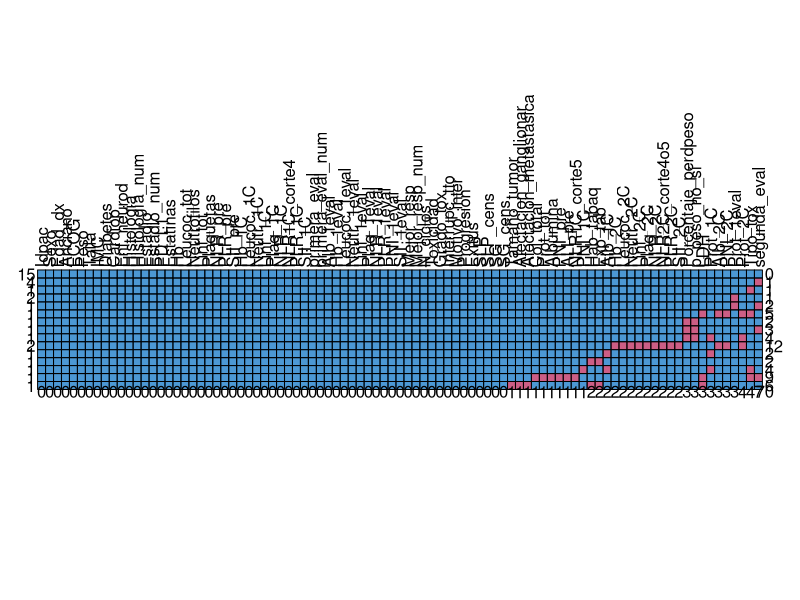
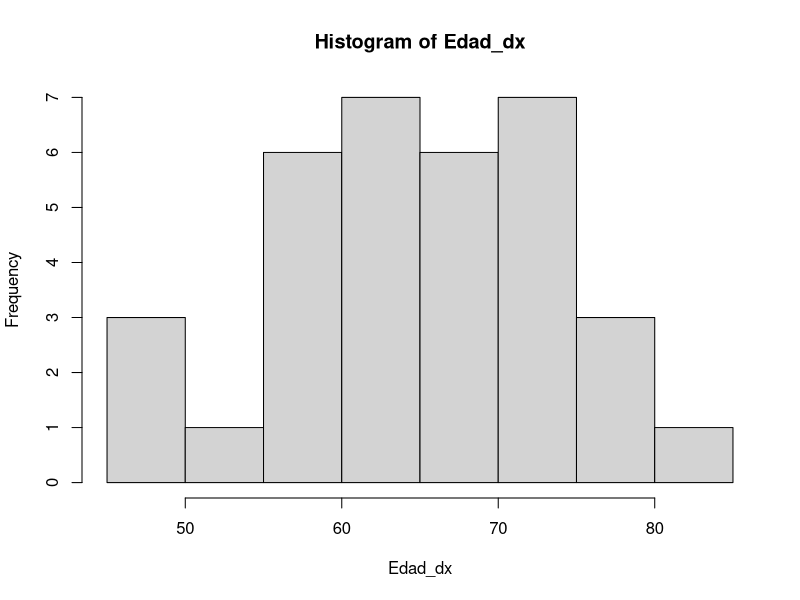
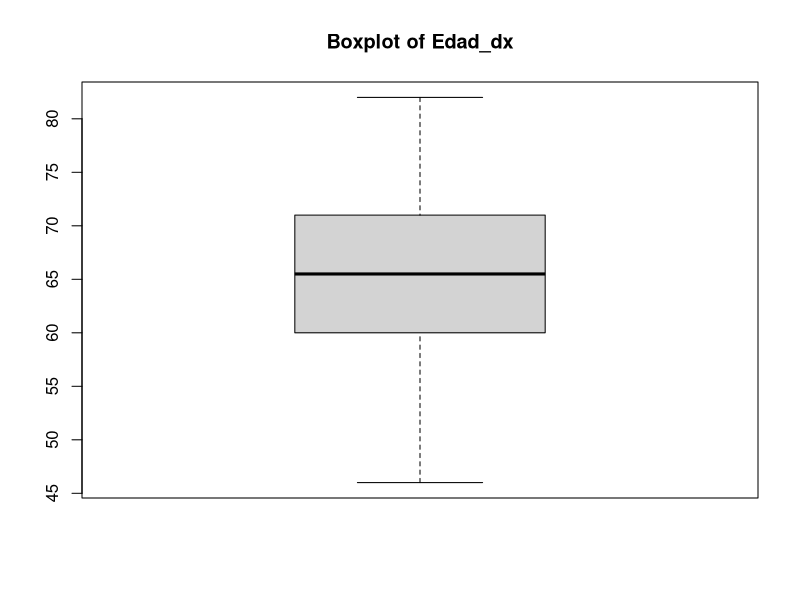
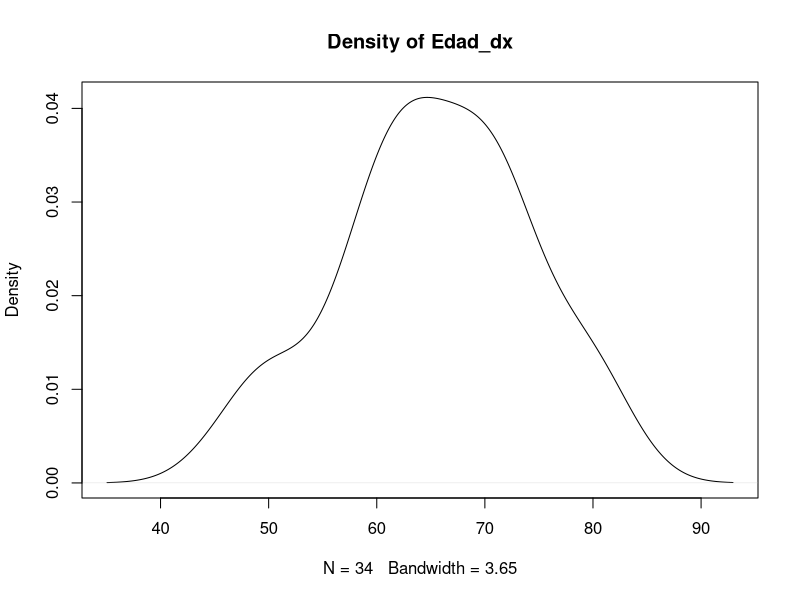
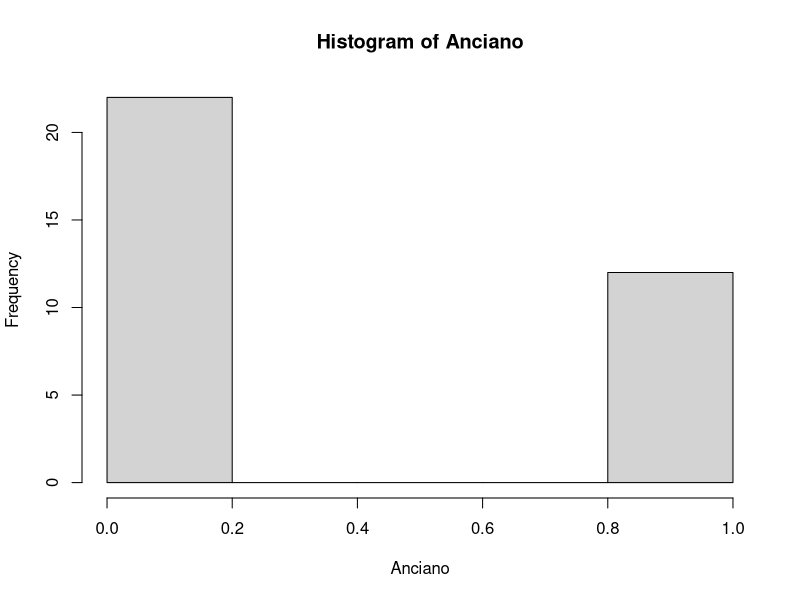
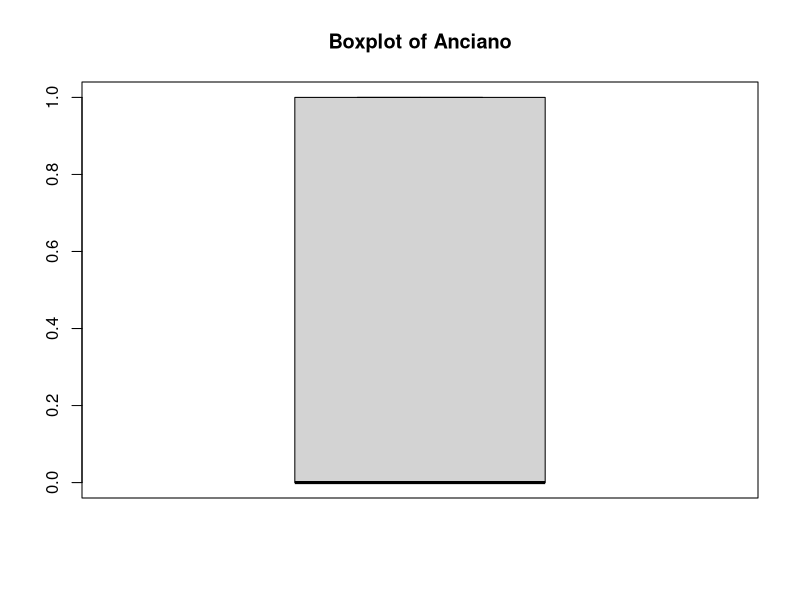
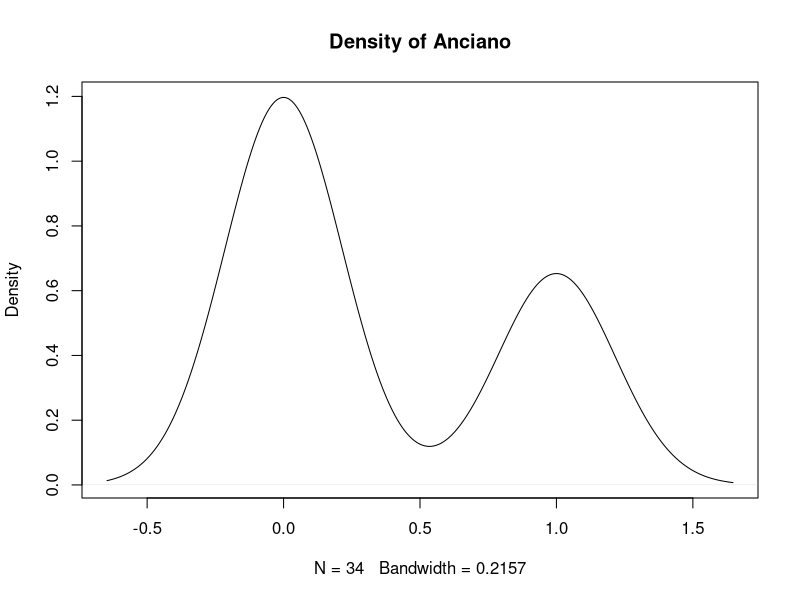
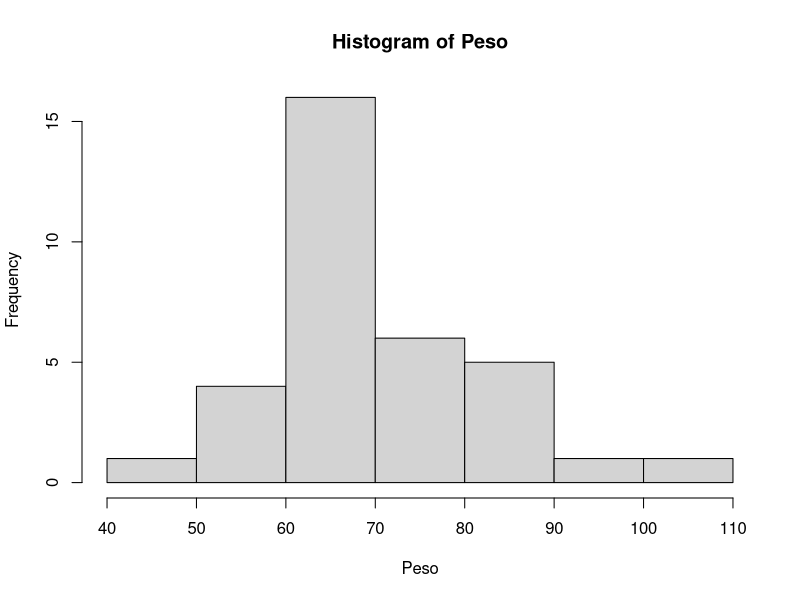

The R source for these figures, in order:
## ---- chunk 1
knitr::opts_chunk$set(echo = TRUE, cache = TRUE, self_contained = FALSE)
library(readxl)
library(mice)
library(dplyr)
library(tidyr)
library(openxlsx)
## ---- chunk 2
datos <- read_excel("Base_Pembro_1L_febrero_24__v2.xlsx", sheet = "datos")
## ---- chunk 3
datos <- datos[-c(17, 21), ]
## ---- chunk 4
datos <- datos %>%
  mutate(estudios = coalesce(`Estudios...14`, `Estudios...29`)) %>%
  select(-`Estudios...14`, -`Estudios...29`)

datos <- datos %>%
  mutate(est_civil = coalesce(`Est_civil...15`, `Est_civil...31`)) %>%
  select(-`Est_civil...15`, -`Est_civil...31`)

datos <- datos %>%
  mutate(hogar = coalesce(`Comp_hogar...16`, `Comp_hogar...32`)) %>%
  select(-`Comp_hogar...16`, -`Comp_hogar...32`)

datos <- datos %>%
  mutate(MOOSs = coalesce(`MOSs...17`, `MOSs...33`)) %>%
  select(-`MOSs...17`, -`MOSs...33`)

datos <- datos %>%
  mutate(ansiedad = coalesce(`Ansiedad...18`, `Ansiedad...36`)) %>%
  select(-`Ansiedad...18`, -`Ansiedad...36`)

datos <- datos %>%
  mutate(depresion = coalesce(`Depresion...19`, `Depresion...37`)) %>%
  select(-`Depresion...19`, -`Depresion...37`)

datos <- datos %>%
  mutate(MNA = coalesce(`MNA...20`, `MNA...27`)) %>%
  select(-`MNA...20`, -`MNA...27`)
## ---- chunk 5
datos <- datos %>% select(-G8, -Audicion, -Barthel, -Lawton_Brody, -SPPB, -Caida_6m, -Pfeiffer, -Mini_mental, -Social_Gijon, -Yesavage,-CIRS, -Charlson,-Polifarmacia,
                          -Sd_geriatr, -Clasif_geriatr_SIOG1, -Clasif_geriatr_Balducci, -Observaciones, -`CD4+_C_CD45`, -`CD45+_C`, -CD3_C_Leuc, -LDH_PE, -Prot_PE,
                          -Alb_PE, -Hb_PE, -Leucoc_PE, -Neutr_PE,-Linf_PE, -Plaq_PE, -NLR_PE, -`NLRPE_corte 4`, -`NLRPE_corte 5`, - PLR_PE, -PNI_PE, -SII_PE)
## ---- chunk 6
datos <- datos %>% select(-Fecha_SLP,-Fecha_últ_control,-Fecha_exitus,-Fecha_SG,-Fecha_nac, -Fecha_dx,-Fecha_inicio_pem)
## ---- chunk 7
datos <- datos %>% select(-Estado_mut,-Tipo_mut_Tej,-Biopsia_liq,-Tipo_mut_Liq)
## ---- chunk 8
names(datos)[names(datos) == "Joven(0)_Anciano(1)"] <- "Anciano"
names(datos)[names(datos) == "%_perd_peso"] <- "Porcentaje_perdpeso"
names(datos)[names(datos) == "PD-L1"] <- "PD_L1"
names(datos)[names(datos) == "1ª_eval"] <- "primera_eval"
names(datos)[names(datos) == "1ªeval_num"] <- "primera_eval_num"
names(datos)[names(datos) == "Toxicidad_si/no"] <- "Toxicidad"
names(datos)[names(datos) == "Progresión_sí/no"] <- "Progresion"
names(datos)[names(datos) == "2ªL_sí/no"] <- "segunda_eval"
names(datos)[names(datos) == "Exitus_sí/no"] <- "Exitus"
names(datos)[names(datos) == "T"] <- "Tamaño_tumor"
names(datos)[names(datos) == "N"] <- "Afectacion_ganglionar"
names(datos)[names(datos) == "M"] <- "Afectacion_metastasica"
## ---- chunk 9
tabla_faltantes = datos %>%
  summarise(across(everything(), ~mean(is.na(.)))) %>%
  pivot_longer(everything(), names_to = "Columna", values_to = "Porcentaje_NA") %>%
  mutate(Porcentaje_NA = Porcentaje_NA * 100)
as.data.frame(tabla_faltantes[order(tabla_faltantes$Porcentaje_NA, decreasing = TRUE),])
## ---- chunk 10
variables_a_eliminar <- tabla_faltantes %>%
  filter(Porcentaje_NA > 23) %>%
  pull(Columna)

df <- datos %>%
  select(-one_of(variables_a_eliminar))
## ---- chunk 11
tabla_faltantes = df %>%
  summarise(across(everything(), ~mean(is.na(.)))) %>%
  pivot_longer(everything(), names_to = "Columna", values_to = "Porcentaje_NA") %>%
  mutate(Porcentaje_NA = Porcentaje_NA * 100)
as.data.frame(tabla_faltantes[order(tabla_faltantes$Porcentaje_NA, decreasing = TRUE),])
## ---- chunk 12
tipos_var <- data.frame(Columna = names(df))
tipos_var$Tipo <- sapply(df, function(x) class(x)[1])
tipos_var
## ---- chunk 13
df$Idpac <- as.factor(df$Idpac)
df$Histologia <- as.factor(df$Histologia)
df$Tamaño_tumor <- as.factor(df$Tamaño_tumor)
df$Afectacion_ganglionar <- as.factor(df$Afectacion_ganglionar)
df$Afectacion_metastasica <- as.factor(df$Afectacion_metastasica)
df$Estadio <- as.factor(df$Estadio)
df$Estatinas <- as.factor(df$Estatinas)
df$primera_eval_num <- as.factor(df$primera_eval_num)
df$Mejor_resp_num <- as.factor(df$Mejor_resp_num)
df$Tipo_tox <- as.factor(df$Tipo_tox)
df$Grado_tox <- as.factor(df$Grado_tox)
df$Motivo_inter <- as.factor(df$Motivo_inter)
df$p_peso_no_sí <- as.factor(df$p_peso_no_sí)
df$Hab_tabaq <- as.factor(df$Hab_tabaq)
df$NLR1C_corte4 <- as.factor(df$NLR1C_corte4)
df$NLR1C_corte5 <- as.factor(df$NLR1C_corte5)
df$Histología_num <- as.factor(df$Histología_num)
df$Estadio_num <- as.factor(df$Estadio_num)
df$Toxicidad <- as.factor(df$Toxicidad)
df$Interrupc_tto <- as.factor(df$Interrupc_tto)
df$Enf_neurod <- as.factor(df$Enf_neurod)
df$Sexo <- as.factor(df$Sexo)
df$ECOG <- as.factor(df$ECOG)
df$Progresion <- as.factor(df$Progresion)
df$Cardiop <- as.factor(df$Cardiop)
df$Diabetes <- as.factor(df$Diabetes)
## ---- chunk 14
tipos_var2 <- data.frame(Columna = names(df))
tipos_var2$Tipo <- sapply(df, function(x) class(x)[1])
tipos_var2
## ---- chunk 15
patrones = md.pattern(df, rotate.names = TRUE)
## ---- chunk 16
imputed_data1 <- mice(df %>% 
                        select(-Idpac,-Histologia,-Afectacion_ganglionar, -Afectacion_metastasica,-Estadio,-Estatinas,-primera_eval_num, -Mejor_resp_num,
                               -Tipo_tox, -Tamaño_tumor, -Grado_tox, -Motivo_inter, -p_peso_no_sí, -Hab_tabaq, -NLR1C_corte4, -NLR1C_corte5,-Histología_num,
                               -Estadio_num, -Toxicidad,-Interrupc_tto,-Enf_neurod,-Sexo,-ECOG, -Progresion, -Cardiop, -Diabetes),
                      method = "mean", print = FALSE)
df_imputado1 <- complete(imputed_data1)
df_imputado1

## ---- chunk 17
df_imputado1$Edad_dx <- round(df_imputado1$Edad_dx, 0)
df_imputado1$LDH <- round(df_imputado1$LDH, 0)
df_imputado1$LDH <- round(df_imputado1$LDH, 0)
df_imputado1$Exp_tab <- round(df_imputado1$Exp_tab, 0)
df_imputado1$Col_total <- round(df_imputado1$Col_total, 0)
df_imputado1$Leucoc_1C <- round(df_imputado1$Leucoc_1C, 0)
df_imputado1$Neutr_1C <- round(df_imputado1$Neutr_1C, 0)
df_imputado1$Linf_1C <- round(df_imputado1$Linf_1C, 0)
df_imputado1$Plaq_1C <- round(df_imputado1$Plaq_1C, 0)

df_imputado1$Prot_1C <- round(df_imputado1$Prot_1C, 1)
df_imputado1$Alb_1C <- round(df_imputado1$Alb_1C, 1)
df_imputado1$Hb_1C <- round(df_imputado1$Hb_1C, 1)
df_imputado1$Prot_tot <- round(df_imputado1$Prot_tot, 1)
df_imputado1$Albumina <- round(df_imputado1$Albumina, 1)

df_imputado1$Porcentaje_perdpeso <- round(df_imputado1$Porcentaje_perdpeso, 4)

df_imputado1$NLR_pre <- round(df_imputado1$NLR_pre, 2)
df_imputado1$PLR_pre <- round(df_imputado1$PLR_pre, 2)
df_imputado1$PNI_pre <- round(df_imputado1$PNI_pre, 2)
df_imputado1$ALI_pre <- round(df_imputado1$ALI_pre, 2)
df_imputado1$SII_pre <- round(df_imputado1$SII_pre, 2)
df_imputado1$NLR_1C <- round(df_imputado1$NLR_1C, 2)
df_imputado1$PLR_2C <- round(df_imputado1$PLR_2C, 2)
df_imputado1$SII_2C <- round(df_imputado1$SII_2C, 2)

## ---- chunk 18
imputed_data2 <- mice(df %>% 
                        select(Idpac,Histologia,Afectacion_ganglionar,Afectacion_metastasica,Estadio,Estatinas,primera_eval_num,Mejor_resp_num,Tipo_tox,
                               Tamaño_tumor,Grado_tox,Motivo_inter, NLR1C_corte4, NLR1C_corte5, Histología_num, Estadio_num, Toxicidad,Interrupc_tto,
                               Enf_neurod,Sexo, ECOG, Progresion, Cardiop, Diabetes),
                      method = "cart", print = FALSE)
df_imputado2 <- complete(imputed_data2)
df_imputado2
## ---- chunk 19
redondear = c("Idpac","Histologia","Afectacion_ganglionar","Afectacion_metastasica","Estadio","Estatinas","primera_eval_num","Mejor_resp_num",
              "Tipo_tox","Tamaño_tumor","Grado_tox","Motivo_inter","NLR1C_corte4","NLR1C_corte5","Histología_num","Estadio_num","Toxicidad","Interrupc_tto",
              "Enf_neurod","Sexo","ECOG","Progresion","Cardiop","Diabetes")

sapply(df_imputado2[redondear], class)

df_imputado2[redondear] <- lapply(df_imputado2[redondear], as.numeric)

df_imputado2[redondear] <- round(df_imputado2[redondear], 0)
## ---- chunk 20
df_imputado2 <- lapply(df_imputado2, as.factor)
## ---- chunk 21
df_completo <- cbind(df_imputado1, df_imputado2)
## ---- chunk 22
asignar_valor_primera_eval <- function(valor) {
  if (valor == "RP") {
    return(1)
  } else if (valor %in% c("PS", "EE")) {
    return(2)
  } else if (valor == "PE") {
    return(3)
  } else {
    return(NA)  
  }
}

df_completo <- df_completo %>% 
  mutate(pri_eval_num_ok = sapply(primera_eval, asignar_valor_primera_eval))
## ---- chunk 23
asignar_valor_mejor_resp <- function(valor) {
  if (valor == "RC") {
    return(0)
  } else if (valor == "RP") {
    return(1)
  } else if (valor == "EE") {
    return(2)
  } else if (valor == "PE") {
    return(3)
  } else {
    return(NA)  # Manejo de otros valores, si es necesario
  }
}

df_completo <- df_completo %>% 
  mutate(mejor_resp_num_ok = sapply(Mejor_resp, asignar_valor_mejor_resp))
## ---- chunk 24

columnas_numericas <- sapply(df_completo, is.numeric)

for (columna in names(df_completo[columnas_numericas])) {
  cat("Variable:", columna, "\n")
  cat("Summary:\n")
  print(summary(df_completo[[columna]]))
  
  cat("Histogram:\n")
  hist(df_completo[[columna]], main = paste("Histogram of", columna), xlab = columna)
  
  cat("Boxplot:\n")
  boxplot(df_completo[[columna]], main = paste("Boxplot of", columna))

  cat("Density graph:\n")
  plot(density(df_completo[[columna]]), main = paste("Density of", columna))
  
  cat("\n")
}

## ---- chunk 25
columnas_categoricas <- sapply(df_completo, is.factor)

for (columna in names(df_completo[columnas_categoricas])) {
  cat("Variable:", columna, "\n")
  cat("Frequency:\n")
  print(table(df_completo[[columna]]))
  
  cat("Bar graphic:\n")
  barplot(table(df_completo[[columna]]), main = paste("Bar graphic of", columna))
  
  cat("Pie chart:\n")
  pie(table(df_completo[[columna]]), main = paste("Pie chart of", columna))
  
  cat("\n")
}

## ---- chunk 26
# ruta_archivo <- "C:/Users/magob/Desktop/PROYECTO/df_definitivo.xlsx"
# 
# write.xlsx(df_completo, file = ruta_archivo, rowNames = TRUE)
# 
# if (file.exists(ruta_archivo)) {
#   cat("¡Los datos se han guardado exitosamente en", ruta_archivo, "!\n")
# } else {
#   cat("Hubo un problema al guardar los datos. Por favor, verifica la ruta y el nombre del archivo.\n")
# }
